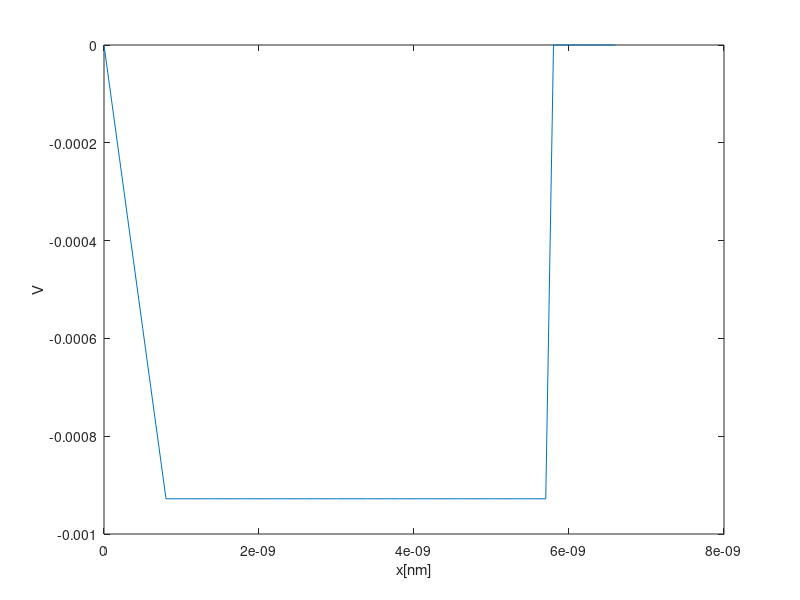

Recreate this plot in MATLAB.
q = 1.602192e-19; 
eps0 = 8.854187e-12; 
Delta_x = 0.1e-9;
N = 67; 
eps_si = 11.7; % Silicon relative permittivity
eps_ox = 3.9; % Silicon dioxide relative permittivity
Nacc = 1e23; % 1e18/cm^3, we can change it to 1e23,24,25 
interface1 = 9;
interface2 = 59;

A=zeros(N,N);
A(1,1)=1;
A(N,N)=1;
for i=2:N-1
     if     (i < interface1) 
         A(i,i-1) = eps_ox;    A(i,i) = -2*eps_ox;         A(i,i+1) = eps_ox;
     end
     if (i == interface1) 
         A(i,i-1) = eps_ox;    A(i,i) = -eps_ox-eps_si;    A(i,i+1) = eps_si;
     end
     if (i < interface2)   
         A(i,i-1) = eps_si;    A(i,i) = -2*eps_si;         A(i,i+1) = eps_si;
     end
     if (i == interface2) 
         A(i,i-1) = eps_si;    A(i,i) = -eps_si-eps_ox;    A(i,i+1) = eps_ox;
     end
     if (i > interface2) 
         A(i,i-1) = eps_ox;    A(i,i) = -2*eps_ox;         A(i,i+1) = eps_ox;
     end
end
b= zeros(N,1);
for i=interface1:interface2
    if (i==interface1) b(i,1)= Delta_x*Delta_x*q*Nacc/eps0*0.5;
    elseif (i==interface2) b(i,1)= Delta_x*Delta_x*q*Nacc/eps0*0.5;
    else b(i,1) = Delta_x*Delta_x*q*Nacc/eps0;
        end
end

x=Delta_x*[0:(N-1)];
y=inv(A)*b;
plot(x,y);
xlabel('x[nm]')
ylabel('V')

y_analytic = zeros(N,1);
%analytic solution
for i=1:interface1
    y_analytic(i,1)=1/2*x(i)*-3*0.8e-9*q*Nacc*5e-9/(eps0*eps_si)/0.8e-9;
end
for i= interface1+1 : interface2-1
    y_analytic(i,1)=1/2*(x(i)-0.8e-9)*(x(i)-0.8e-9-5e-9)/(eps0*eps_si)+1/2*-3*0.8e-9*q*Nacc*5e-9/(eps0*eps_si);
end
for i= interface2 : 1/2*(x(i)-1.6e-9-5e-9)*-3*0.8e-9*q*Nacc*5e-9/(eps0*eps_si)/0.8e-9;
end
plot(x,y_analytic);
xlabel('x[nm]')
ylabel('V')
